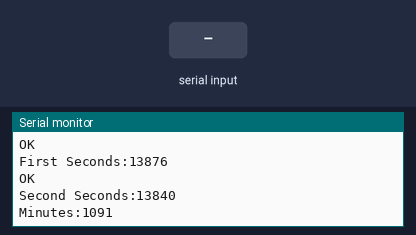
This sketch was run on a simulated Arduino Mega 2560, built with avr-gcc and run on an emulated ATmega2560. On the bench: the last lines printed to the serial monitor. The test bench sets the inputs (shaded band). The modem accepts every AT command (registered, SIM ready, sends succeed) and sends nothing else.

Above: at 15.2 s.
15.3 s: "90,45\n" received over the second serial link
At 15.9 s:
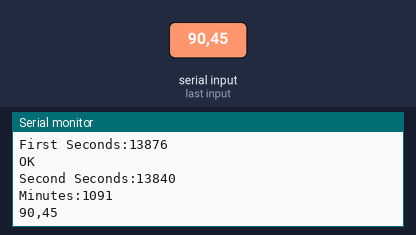
16.8 s: "5\n" received over the second serial link
At 18.3 s:
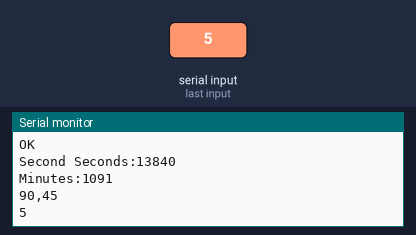

The sketch:

ArduinoMegaGSM.ino
```cpp
class DateTime
{
    // Access specifier
    public:

    // Data Members
    unsigned int years;
    unsigned int months;
    unsigned int days;
    unsigned int hours;
    unsigned int minutes;
    unsigned int seconds;
    unsigned int timeinsec;
};

DateTime getTimeStamp();

void setup()
{
  //Begin serial communication with Arduino and Arduino IDE (Serial Monitor)
  Serial.begin(4800);

  //Begin serial communication with Arduino and SIM800L
  Serial1.begin(4800);

  Serial.println("Initializing...");
  delay(1000);

  Serial1.println("AT"); //Once the handshake test is successful, it will back to OK
  updateSerial();
  Serial1.println("AT+CSQ"); //Signal quality test, value range is 0-31 , 31 is the best
  updateSerial();
  Serial1.println("AT+CCID"); //Read SIM information to confirm whether the SIM is plugged
  updateSerial();
  Serial1.println("AT+CREG?"); //Check whether it has registered in the network
  updateSerial();
  delay(1000);

  DateTime firsttime = getTimeStamp();
  Serial.print("First Seconds:");
  Serial.println(firsttime.timeinsec,DEC);

  delay(2000);
  DateTime secondtime = getTimeStamp();
  Serial.print("Second Seconds:");
  Serial.println(secondtime.timeinsec,DEC);

  unsigned int difference = secondtime.timeinsec - firsttime.timeinsec;
  Serial.print("Minutes:");
  Serial.println(difference/60);
//  Serial1.println("AT+COPS=?"); //Check whether it has registered in the network
//  updateSerial();
//  Serial1.println("AT+CBC"); //Check whether it has registered in the network
//  updateSerial();
//  Serial1.println("AT+CMGF=1"); // Configuring TEXT mode
//  updateSerial();
}

void loop()
{
//  updateSerial();
    if (Serial1.available()){
        Serial.write(Serial1.read());
      }

  if (Serial.available()){
      Serial1.write(Serial.read());
    }

}

void updateSerial()
{
  delay(1000);
  while (Serial.available())
  {
    Serial1.write(Serial.read());//Forward what Serial received to Software Serial Port
  }
  while(Serial1.available())
  {
    Serial.write(Serial1.read());//Forward what Software Serial received to Serial Port
  }
}

DateTime getTimeStamp(){
 char  timeStamp[50];
 DateTime switchtime;
 Serial1.println("AT+CLTS=1"); //Check whether it has registered in the network
 updateSerial();
 Serial1.print("AT+CCLK?");      //SIM900 AT command to get time stamp
 Serial1.write(13);
 delay(2000);
 if (Serial1.available()>0){
   int i = 0;
           while (Serial1.available()>0){
                 char temp = Serial1.read();
                 timeStamp[i]= temp;
//                 Serial.print(i);
//                 Serial.print(temp);
              i++;
           }

       }
//  Serial1.println("AT+CLTS=0"); //Check whether it has registered in the network
//  updateSerial();
  switchtime.years = (((timeStamp[19])-48)*10)+((timeStamp[20])-48);
  switchtime.months = (((timeStamp[22])-48)*10)+((timeStamp[23])-48);
  switchtime.days  = (((timeStamp[25])-48)*10)+((timeStamp[26])-48);
  switchtime.hours = (((timeStamp[28])-48)*10)+((timeStamp[29])-48);
  switchtime.minutes = (((timeStamp[31])-48)*10)+((timeStamp[32])-48);
  switchtime.seconds = (((timeStamp[34])-48)*10)+((timeStamp[35])-48);
  unsigned int totaldays = CalcDays(switchtime.months, switchtime.days,  switchtime.years);
  switchtime.timeinsec = switchtime.seconds+switchtime.minutes*60+switchtime.hours*3600+totaldays*3600*7;
  return switchtime;
}


unsigned int CalcDays(int iMonth, int iDay, int iYear)
{
    unsigned long startdate = (1 + (153 * (1 + 12 * ((14 - 1) / 12) - 3) + 2) / 5 + 365 *
        (19 + 4800 - ((14 - 1) / 12)) + (19 + 4800 - ((14 - 1) / 12)) / 4 - 32083);
    unsigned long lastdate =   (iDay + (153 * (iMonth + 12 * ((14 - iMonth) / 12) - 3) + 2) / 5 + 365 *
        (iYear + 4800 - ((14 - iMonth) / 12)) + (iYear + 4800 - ((14 - iMonth) / 12)) / 4 - 32083);

    return (lastdate-startdate);
}
```

Measured:
- after the input at 15.3 s, the serial monitor: prints a new line at once (image 1)
- after the input at 16.8 s, the serial monitor: prints a new line at once (image 2)
